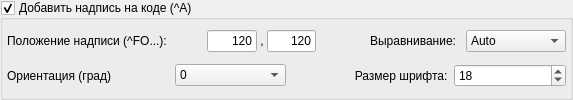
     <widget class="QGroupBox" name="gbText">
      <property name="title">
       <string>Добавить надпись на коде (^A)</string>
      </property>
      <property name="checkable">
       <bool>true</bool>
      </property>
      <property name="checked">
       <bool>true</bool>
      </property>
      <layout class="QVBoxLayout" name="verticalLayout_11">
       <property name="spacing">
        <number>6</number>
       </property>
       <property name="leftMargin">
        <number>4</number>
       </property>
       <property name="topMargin">
        <number>4</number>
       </property>
       <property name="rightMargin">
        <number>4</number>
       </property>
       <property name="bottomMargin">
        <number>4</number>
       </property>
       <item>
        <layout class="QHBoxLayout" name="horizontalLayout_14" stretch="4,1,0,1,3,2">
         <property name="spacing">
          <number>0</number>
         </property>
         <item>
          <widget class="QLabel" name="label_10">
           <property name="text">
            <string>Положение надписи (^FO...):     </string>
           </property>
          </widget>
         </item>
         <item>
          <widget class="QLineEdit" name="leTextLeft">
           <property name="text">
            <string>120</string>
           </property>
           <property name="alignment">
            <set>Qt::AlignRight|Qt::AlignTrailing|Qt::AlignVCenter</set>
           </property>
          </widget>
         </item>
         <item>
          <widget class="QLabel" name="label_32">
           <property name="text">
            <string> , </string>
           </property>
          </widget>
         </item>
         <item>
          <widget class="QLineEdit" name="leTextTop">
           <property name="text">
            <string>120</string>
           </property>
           <property name="alignment">
            <set>Qt::AlignRight|Qt::AlignTrailing|Qt::AlignVCenter</set>
           </property>
          </widget>
         </item>
         <item>
          <widget class="QLabel" name="label_27">
           <property name="text">
            <string>Выравнивание:   </string>
           </property>
           <property name="alignment">
            <set>Qt::AlignRight|Qt::AlignTrailing|Qt::AlignVCenter</set>
           </property>
          </widget>
         </item>
         <item>
          <widget class="QComboBox" name="cbTextAlign">
           <property name="layoutDirection">
            <enum>Qt::LeftToRight</enum>
           </property>
           <property name="currentIndex">
            <number>2</number>
           </property>
           <item>
            <property name="text">
             <string extracomment="N">Left</string>
            </property>
           </item>
           <item>
            <property name="text">
             <string extracomment="R">Right</string>
            </property>
           </item>
           <item>
            <property name="text">
             <string extracomment="I">Auto</string>
            </property>
           </item>
          </widget>
         </item>
        </layout>
       </item>
       <item>
        <layout class="QHBoxLayout" name="horizontalLayout_28" stretch="3,2,3,2">
         <property name="spacing">
          <number>0</number>
         </property>
         <item>
          <widget class="QLabel" name="label_26">
           <property name="text">
            <string>Ориентация (град)</string>
           </property>
          </widget>
         </item>
         <item>
          <widget class="QComboBox" name="cbTextRotate">
           <property name="layoutDirection">
            <enum>Qt::LeftToRight</enum>
           </property>
           <item>
            <property name="text">
             <string extracomment="N">0</string>
            </property>
           </item>
           <item>
            <property name="text">
             <string extracomment="R">90</string>
            </property>
           </item>
           <item>
            <property name="text">
             <string extracomment="I">180</string>
            </property>
           </item>
           <item>
            <property name="text">
             <string extracomment="B">270</string>
            </property>
           </item>
          </widget>
         </item>
         <item>
          <widget class="QLabel" name="label_15">
           <property name="text">
            <string>     Размер шрифта:  </string>
           </property>
           <property name="alignment">
            <set>Qt::AlignRight|Qt::AlignTrailing|Qt::AlignVCenter</set>
           </property>
          </widget>
         </item>
         <item>
          <widget class="QSpinBox" name="sbFontSize">
           <property name="enabled">
            <bool>true</bool>
           </property>
           <property name="minimum">
            <number>1</number>
           </property>
           <property name="maximum">
            <number>48</number>
           </property>
           <property name="value">
            <number>18</number>
           </property>
          </widget>
         </item>
        </layout>
       </item>
      </layout>
     </widget>
